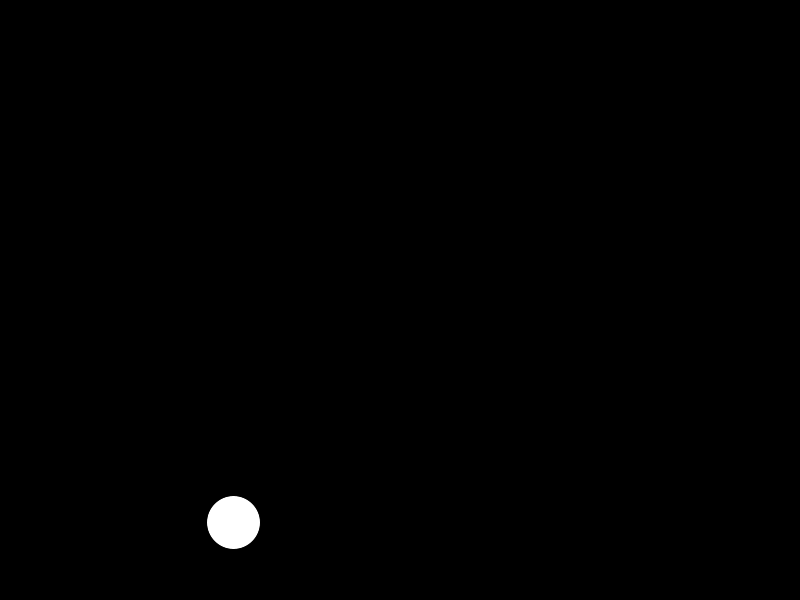
Frame 1 (no input)
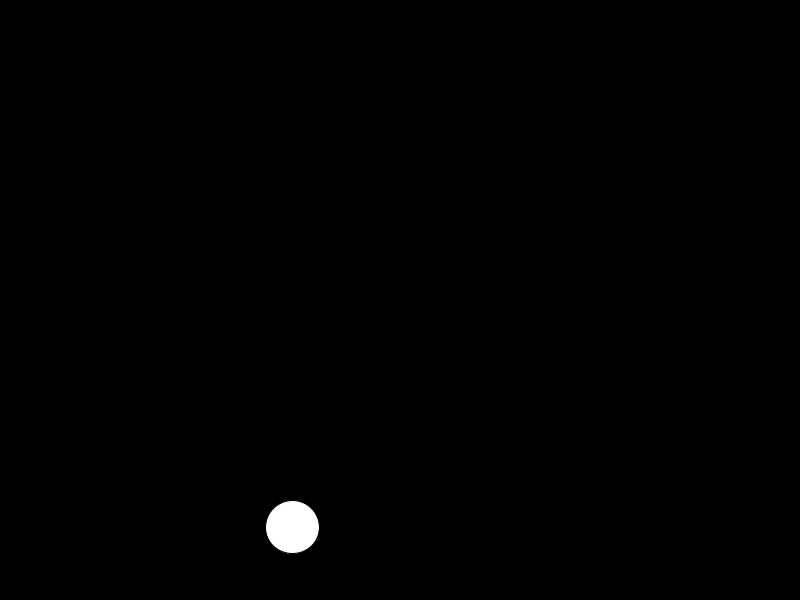
Frame 60 (the mouse pressed at the canvas centre just before this capture)
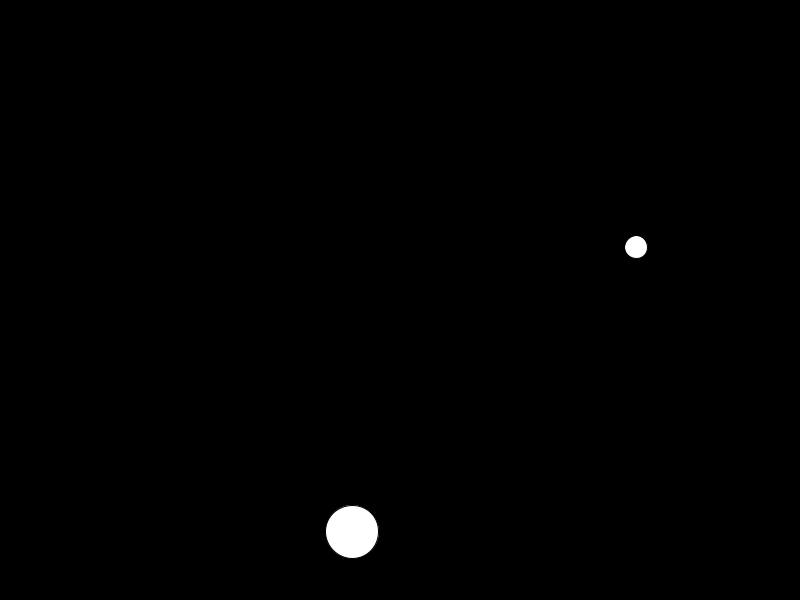
Frame 120 (the mouse held since frame 60 and released just before this capture)

The Processing sketch that drew these frames (run headless with seeded random() and noise(); from frame 60 on, the mouse is pressed at the canvas centre):

// Processing sketch: Arraylist
// ── Arraylist.pde

ArrayList<BouncyBall> balls = new ArrayList<BouncyBall>();

void setup() {
  size(800, 600);
  background(0);
  //add a new BouncyBall to the ArrayList using the .add() method
  balls.add(new BouncyBall(random(5, 80)));
}

void draw() {
  background(0);
  //use a for loop to go through all possible values for the index
  for (int i = 0; i < balls.size (); i++) {
    BouncyBall b = balls.get(i);    //declare a placeholder BouncyBall and assign it the BouncyBall that we get at the specified index
    //do whatever I want with BouncyBall b
    b.display();
    b.move();
    b.wallBounce();
  }
}

void mousePressed() {
  //each time the mouse is pressed, add a new BouncyBall to the ArrayList using the .add() method
  balls.add(new BouncyBall(random(5, 80)));
}

// ── Bouncy_Ball.pde
class BouncyBall {
  PVector loc, vel;
  float sz;

  BouncyBall(float tempsz) {
    sz = tempsz;
    loc = new PVector(random(sz, width-sz), random(sz, height-sz));
    vel = PVector.random2D();
  }

  void display() {
    ellipse(loc.x, loc.y, sz, sz);
  }
  void move() {
    loc.add(vel);
  }
  void wallBounce() {
    if (loc.x + sz/2 > width) {
      vel.x = -abs(vel.x);
    } 
    if (loc.x - sz/2 < 0) {
      vel.x = abs(vel.x);
    }
    if (loc.y + sz/2 > height) {
      vel.y = -abs(vel.y);
    }
    if (loc.y - sz/2 < 0) {
      vel.y = abs(vel.y);
    }
  }
  void collideWith(BouncyBall someOtherBall) {
    if (loc.dist(someOtherBall.loc) < sz/2 + someOtherBall.sz/2) {
      vel = PVector.sub(loc, someOtherBall.loc);
      vel.normalize();
    }
  }
}
